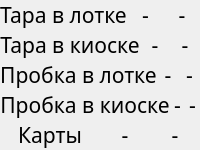
                        <widget class="QWidget" name="adding_product_page">
                         <layout class="QVBoxLayout" name="verticalLayout_12">
                          <property name="spacing">
                           <number>0</number>
                          </property>
                          <property name="leftMargin">
                           <number>0</number>
                          </property>
                          <property name="topMargin">
                           <number>0</number>
                          </property>
                          <property name="rightMargin">
                           <number>0</number>
                          </property>
                          <property name="bottomMargin">
                           <number>0</number>
                          </property>
                          <item>
                           <widget class="QFrame" name="frame_48">
                            <property name="frameShape">
                             <enum>QFrame::NoFrame</enum>
                            </property>
                            <property name="frameShadow">
                             <enum>QFrame::Raised</enum>
                            </property>
                            <layout class="QHBoxLayout" name="horizontalLayout_44">
                             <property name="spacing">
                              <number>0</number>
                             </property>
                             <property name="leftMargin">
                              <number>0</number>
                             </property>
                             <property name="topMargin">
                              <number>0</number>
                             </property>
                             <property name="rightMargin">
                              <number>0</number>
                             </property>
                             <property name="bottomMargin">
                              <number>0</number>
                             </property>
                             <item>
                              <widget class="QFrame" name="frame_49">
                               <property name="frameShape">
                                <enum>QFrame::NoFrame</enum>
                               </property>
                               <property name="frameShadow">
                                <enum>QFrame::Raised</enum>
                               </property>
                               <layout class="QHBoxLayout" name="horizontalLayout_45">
                                <property name="spacing">
                                 <number>0</number>
                                </property>
                                <property name="leftMargin">
                                 <number>0</number>
                                </property>
                                <property name="topMargin">
                                 <number>0</number>
                                </property>
                                <property name="rightMargin">
                                 <number>0</number>
                                </property>
                                <property name="bottomMargin">
                                 <number>0</number>
                                </property>
                                <item>
                                 <widget class="QLabel" name="label_2">
                                  <property name="font">
                                   <font>
                                    <family>Rubik</family>
                                    <pointsize>16</pointsize>
                                   </font>
                                  </property>
                                  <property name="text">
                                   <string>Тара в лотке</string>
                                  </property>
                                  <property name="alignment">
                                   <set>Qt::AlignCenter</set>
                                  </property>
                                 </widget>
                                </item>
                               </layout>
                              </widget>
                             </item>
                             <item>
                              <widget class="QFrame" name="frame_50">
                               <property name="frameShape">
                                <enum>QFrame::NoFrame</enum>
                               </property>
                               <property name="frameShadow">
                                <enum>QFrame::Raised</enum>
                               </property>
                               <layout class="QHBoxLayout" name="horizontalLayout_46">
                                <property name="spacing">
                                 <number>0</number>
                                </property>
                                <property name="leftMargin">
                                 <number>0</number>
                                </property>
                                <property name="topMargin">
                                 <number>0</number>
                                </property>
                                <property name="rightMargin">
                                 <number>0</number>
                                </property>
                                <property name="bottomMargin">
                                 <number>0</number>
                                </property>
                                <item>
                                 <widget class="QLabel" name="label_38">
                                  <property name="font">
                                   <font>
                                    <family>Rubik</family>
                                    <pointsize>16</pointsize>
                                   </font>
                                  </property>
                                  <property name="text">
                                   <string>-</string>
                                  </property>
                                  <property name="alignment">
                                   <set>Qt::AlignCenter</set>
                                  </property>
                                 </widget>
                                </item>
                                <item>
                                 <widget class="QLabel" name="label_39">
                                  <property name="font">
                                   <font>
                                    <family>Rubik</family>
                                    <pointsize>16</pointsize>
                                   </font>
                                  </property>
                                  <property name="text">
                                   <string>-</string>
                                  </property>
                                  <property name="alignment">
                                   <set>Qt::AlignCenter</set>
                                  </property>
                                 </widget>
                                </item>
                               </layout>
                              </widget>
                             </item>
                            </layout>
                           </widget>
                          </item>
                          <item>
                           <widget class="QFrame" name="frame_45">
                            <property name="frameShape">
                             <enum>QFrame::NoFrame</enum>
                            </property>
                            <property name="frameShadow">
                             <enum>QFrame::Raised</enum>
                            </property>
                            <layout class="QHBoxLayout" name="horizontalLayout_41">
                             <property name="spacing">
                              <number>0</number>
                             </property>
                             <property name="leftMargin">
                              <number>0</number>
                             </property>
                             <property name="topMargin">
                              <number>0</number>
                             </property>
                             <property name="rightMargin">
                              <number>0</number>
                             </property>
                             <property name="bottomMargin">
                              <number>0</number>
                             </property>
                             <item>
                              <widget class="QFrame" name="frame_46">
                               <property name="frameShape">
                                <enum>QFrame::NoFrame</enum>
                               </property>
                               <property name="frameShadow">
                                <enum>QFrame::Raised</enum>
                               </property>
                               <layout class="QHBoxLayout" name="horizontalLayout_42">
                                <property name="spacing">
                                 <number>0</number>
                                </property>
                                <property name="leftMargin">
                                 <number>0</number>
                                </property>
                                <property name="topMargin">
                                 <number>0</number>
                                </property>
                                <property name="rightMargin">
                                 <number>0</number>
                                </property>
                                <property name="bottomMargin">
                                 <number>0</number>
                                </property>
                                <item>
                                 <widget class="QLabel" name="label_35">
                                  <property name="font">
                                   <font>
                                    <family>Rubik</family>
                                    <pointsize>16</pointsize>
                                   </font>
                                  </property>
                                  <property name="text">
                                   <string>Тара в киоске</string>
                                  </property>
                                  <property name="alignment">
                                   <set>Qt::AlignCenter</set>
                                  </property>
                                 </widget>
                                </item>
                               </layout>
                              </widget>
                             </item>
                             <item>
                              <widget class="QFrame" name="frame_47">
                               <property name="frameShape">
                                <enum>QFrame::NoFrame</enum>
                               </property>
                               <property name="frameShadow">
                                <enum>QFrame::Raised</enum>
                               </property>
                               <layout class="QHBoxLayout" name="horizontalLayout_43">
                                <property name="spacing">
                                 <number>0</number>
                                </property>
                                <property name="leftMargin">
                                 <number>0</number>
                                </property>
                                <property name="topMargin">
                                 <number>0</number>
                                </property>
                                <property name="rightMargin">
                                 <number>0</number>
                                </property>
                                <property name="bottomMargin">
                                 <number>0</number>
                                </property>
                                <item>
                                 <widget class="QLabel" name="label_36">
                                  <property name="font">
                                   <font>
                                    <family>Rubik</family>
                                    <pointsize>16</pointsize>
                                   </font>
                                  </property>
                                  <property name="text">
                                   <string>-</string>
                                  </property>
                                  <property name="alignment">
                                   <set>Qt::AlignCenter</set>
                                  </property>
                                 </widget>
                                </item>
                                <item>
                                 <widget class="QLabel" name="label_37">
                                  <property name="font">
                                   <font>
                                    <family>Rubik</family>
                                    <pointsize>16</pointsize>
                                   </font>
                                  </property>
                                  <property name="text">
                                   <string>-</string>
                                  </property>
                                  <property name="alignment">
                                   <set>Qt::AlignCenter</set>
                                  </property>
                                 </widget>
                                </item>
                               </layout>
                              </widget>
                             </item>
                            </layout>
                           </widget>
                          </item>
                          <item>
                           <widget class="QFrame" name="frame_39">
                            <property name="frameShape">
                             <enum>QFrame::NoFrame</enum>
                            </property>
                            <property name="frameShadow">
                             <enum>QFrame::Raised</enum>
                            </property>
                            <layout class="QHBoxLayout" name="horizontalLayout_35">
                             <property name="spacing">
                              <number>0</number>
                             </property>
                             <property name="leftMargin">
                              <number>0</number>
                             </property>
                             <property name="topMargin">
                              <number>0</number>
                             </property>
                             <property name="rightMargin">
                              <number>0</number>
                             </property>
                             <property name="bottomMargin">
                              <number>0</number>
                             </property>
                             <item>
                              <widget class="QFrame" name="frame_40">
                               <property name="frameShape">
                                <enum>QFrame::NoFrame</enum>
                               </property>
                               <property name="frameShadow">
                                <enum>QFrame::Raised</enum>
                               </property>
                               <layout class="QHBoxLayout" name="horizontalLayout_36">
                                <property name="spacing">
                                 <number>0</number>
                                </property>
                                <property name="leftMargin">
                                 <number>0</number>
                                </property>
                                <property name="topMargin">
                                 <number>0</number>
                                </property>
                                <property name="rightMargin">
                                 <number>0</number>
                                </property>
                                <property name="bottomMargin">
                                 <number>0</number>
                                </property>
                                <item>
                                 <widget class="QLabel" name="label_29">
                                  <property name="font">
                                   <font>
                                    <family>Rubik</family>
                                    <pointsize>16</pointsize>
                                   </font>
                                  </property>
                                  <property name="text">
                                   <string>Пробка в лотке</string>
                                  </property>
                                  <property name="alignment">
                                   <set>Qt::AlignCenter</set>
                                  </property>
                                 </widget>
                                </item>
                               </layout>
                              </widget>
                             </item>
                             <item>
                              <widget class="QFrame" name="frame_41">
                               <property name="frameShape">
                                <enum>QFrame::NoFrame</enum>
                               </property>
                               <property name="frameShadow">
                                <enum>QFrame::Raised</enum>
                               </property>
                               <layout class="QHBoxLayout" name="horizontalLayout_37">
                                <property name="spacing">
                                 <number>0</number>
                                </property>
                                <property name="leftMargin">
                                 <number>0</number>
                                </property>
                                <property name="topMargin">
                                 <number>0</number>
                                </property>
                                <property name="rightMargin">
                                 <number>0</number>
                                </property>
                                <property name="bottomMargin">
                                 <number>0</number>
                                </property>
                                <item>
                                 <widget class="QLabel" name="label_30">
                                  <property name="font">
                                   <font>
                                    <family>Rubik</family>
                                    <pointsize>16</pointsize>
                                   </font>
                                  </property>
                                  <property name="text">
                                   <string>-</string>
                                  </property>
                                  <property name="alignment">
                                   <set>Qt::AlignCenter</set>
                                  </property>
                                 </widget>
                                </item>
                                <item>
                                 <widget class="QLabel" name="label_31">
                                  <property name="font">
                                   <font>
                                    <family>Rubik</family>
                                    <pointsize>16</pointsize>
                                   </font>
                                  </property>
                                  <property name="text">
                                   <string>-</string>
                                  </property>
                                  <property name="alignment">
                                   <set>Qt::AlignCenter</set>
                                  </property>
                                 </widget>
                                </item>
                               </layout>
                              </widget>
                             </item>
                            </layout>
                           </widget>
                          </item>
                          <item>
                           <widget class="QFrame" name="frame_36">
                            <property name="frameShape">
                             <enum>QFrame::NoFrame</enum>
                            </property>
                            <property name="frameShadow">
                             <enum>QFrame::Raised</enum>
                            </property>
                            <layout class="QHBoxLayout" name="horizontalLayout_32">
                             <property name="spacing">
                              <number>0</number>
                             </property>
                             <property name="leftMargin">
                              <number>0</number>
                             </property>
                             <property name="topMargin">
                              <number>0</number>
                             </property>
                             <property name="rightMargin">
                              <number>0</number>
                             </property>
                             <property name="bottomMargin">
                              <number>0</number>
                             </property>
                             <item>
                              <widget class="QFrame" name="frame_37">
                               <property name="frameShape">
                                <enum>QFrame::NoFrame</enum>
                               </property>
                               <property name="frameShadow">
                                <enum>QFrame::Raised</enum>
                               </property>
                               <layout class="QHBoxLayout" name="horizontalLayout_33">
                                <property name="spacing">
                                 <number>0</number>
                                </property>
                                <property name="leftMargin">
                                 <number>0</number>
                                </property>
                                <property name="topMargin">
                                 <number>0</number>
                                </property>
                                <property name="rightMargin">
                                 <number>0</number>
                                </property>
                                <property name="bottomMargin">
                                 <number>0</number>
                                </property>
                                <item>
                                 <widget class="QLabel" name="label_26">
                                  <property name="font">
                                   <font>
                                    <family>Rubik</family>
                                    <pointsize>16</pointsize>
                                   </font>
                                  </property>
                                  <property name="text">
                                   <string>Пробка в киоске</string>
                                  </property>
                                  <property name="alignment">
                                   <set>Qt::AlignCenter</set>
                                  </property>
                                 </widget>
                                </item>
                               </layout>
                              </widget>
                             </item>
                             <item>
                              <widget class="QFrame" name="frame_38">
                               <property name="frameShape">
                                <enum>QFrame::NoFrame</enum>
                               </property>
                               <property name="frameShadow">
                                <enum>QFrame::Raised</enum>
                               </property>
                               <layout class="QHBoxLayout" name="horizontalLayout_34">
                                <property name="spacing">
                                 <number>0</number>
                                </property>
                                <property name="leftMargin">
                                 <number>0</number>
                                </property>
                                <property name="topMargin">
                                 <number>0</number>
                                </property>
                                <property name="rightMargin">
                                 <number>0</number>
                                </property>
                                <property name="bottomMargin">
                                 <number>0</number>
                                </property>
                                <item>
                                 <widget class="QLabel" name="label_27">
                                  <property name="font">
                                   <font>
                                    <family>Rubik</family>
                                    <pointsize>16</pointsize>
                                   </font>
                                  </property>
                                  <property name="text">
                                   <string>-</string>
                                  </property>
                                  <property name="alignment">
                                   <set>Qt::AlignCenter</set>
                                  </property>
                                 </widget>
                                </item>
                                <item>
                                 <widget class="QLabel" name="label_28">
                                  <property name="font">
                                   <font>
                                    <family>Rubik</family>
                                    <pointsize>16</pointsize>
                                   </font>
                                  </property>
                                  <property name="text">
                                   <string>-</string>
                                  </property>
                                  <property name="alignment">
                                   <set>Qt::AlignCenter</set>
                                  </property>
                                 </widget>
                                </item>
                               </layout>
                              </widget>
                             </item>
                            </layout>
                           </widget>
                          </item>
                          <item>
                           <widget class="QFrame" name="frame_42">
                            <property name="frameShape">
                             <enum>QFrame::NoFrame</enum>
                            </property>
                            <property name="frameShadow">
                             <enum>QFrame::Raised</enum>
                            </property>
                            <layout class="QHBoxLayout" name="horizontalLayout_38">
                             <property name="spacing">
                              <number>0</number>
                             </property>
                             <property name="leftMargin">
                              <number>0</number>
                             </property>
                             <property name="topMargin">
                              <number>0</number>
                             </property>
                             <property name="rightMargin">
                              <number>0</number>
                             </property>
                             <property name="bottomMargin">
                              <number>0</number>
                             </property>
                             <item>
                              <widget class="QFrame" name="frame_43">
                               <property name="frameShape">
                                <enum>QFrame::NoFrame</enum>
                               </property>
                               <property name="frameShadow">
                                <enum>QFrame::Raised</enum>
                               </property>
                               <layout class="QHBoxLayout" name="horizontalLayout_39">
                                <property name="spacing">
                                 <number>0</number>
                                </property>
                                <property name="leftMargin">
                                 <number>0</number>
                                </property>
                                <property name="topMargin">
                                 <number>0</number>
                                </property>
                                <property name="rightMargin">
                                 <number>0</number>
                                </property>
                                <property name="bottomMargin">
                                 <number>0</number>
                                </property>
                                <item>
                                 <widget class="QLabel" name="label_32">
                                  <property name="font">
                                   <font>
                                    <family>Rubik</family>
                                    <pointsize>16</pointsize>
                                   </font>
                                  </property>
                                  <property name="text">
                                   <string>Карты</string>
                                  </property>
                                  <property name="alignment">
                                   <set>Qt::AlignCenter</set>
                                  </property>
                                 </widget>
                                </item>
                               </layout>
                              </widget>
                             </item>
                             <item>
                              <widget class="QFrame" name="frame_44">
                               <property name="frameShape">
                                <enum>QFrame::NoFrame</enum>
                               </property>
                               <property name="frameShadow">
                                <enum>QFrame::Raised</enum>
                               </property>
                               <layout class="QHBoxLayout" name="horizontalLayout_40">
                                <property name="spacing">
                                 <number>0</number>
                                </property>
                                <property name="leftMargin">
                                 <number>0</number>
                                </property>
                                <property name="topMargin">
                                 <number>0</number>
                                </property>
                                <property name="rightMargin">
                                 <number>0</number>
                                </property>
                                <property name="bottomMargin">
                                 <number>0</number>
                                </property>
                                <item>
                                 <widget class="QLabel" name="label_33">
                                  <property name="font">
                                   <font>
                                    <family>Rubik</family>
                                    <pointsize>16</pointsize>
                                   </font>
                                  </property>
                                  <property name="text">
                                   <string>-</string>
                                  </property>
                                  <property name="alignment">
                                   <set>Qt::AlignCenter</set>
                                  </property>
                                 </widget>
                                </item>
                                <item>
                                 <widget class="QLabel" name="label_34">
                                  <property name="font">
                                   <font>
                                    <family>Rubik</family>
                                    <pointsize>16</pointsize>
                                   </font>
                                  </property>
                                  <property name="text">
                                   <string>-</string>
                                  </property>
                                  <property name="alignment">
                                   <set>Qt::AlignCenter</set>
                                  </property>
                                 </widget>
                                </item>
                               </layout>
                              </widget>
                             </item>
                            </layout>
                           </widget>
                          </item>
                         </layout>
                        </widget>
